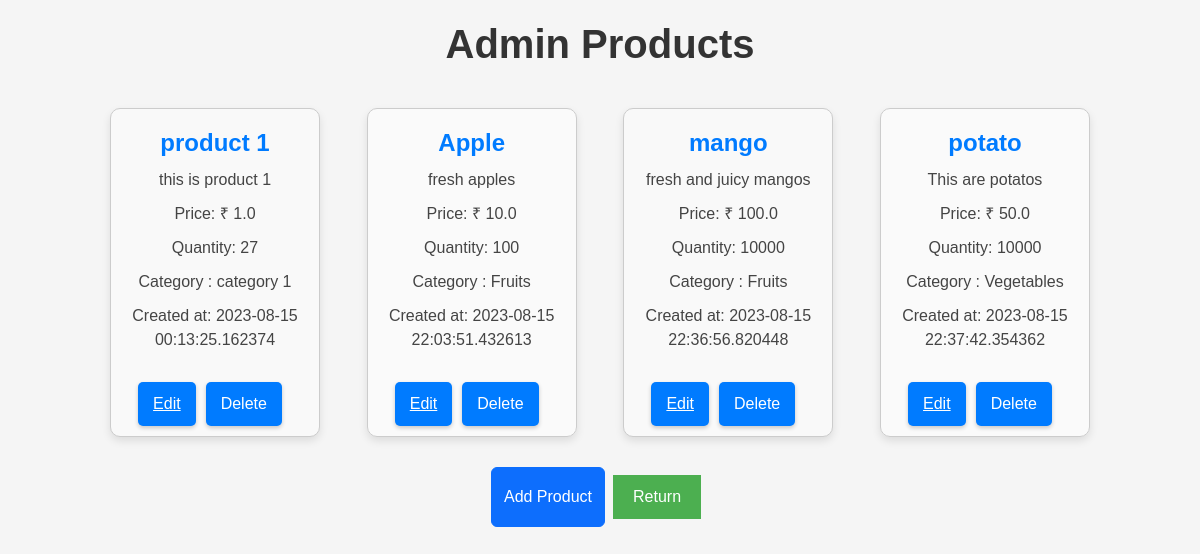
Page /adminproducts (signed in) on the committed database.
### classes_table.py (models this page shows, shortened)
class Products(Base):
    def __repr__(self):
        return f"Products('{self.product_name}','{self.product_price}','{self.product_quantity}','{self.product_description}','{self.product_image}')"
    __tablename__ = 'Products'
    id = Column(Integer, primary_key=True, autoincrement=True)
    product_name = Column('product_name',String , unique=True, nullable=False)
    product_price = Column('product_price',Float , nullable=False)
    product_quantity = Column('product_quantity',Integer , nullable=False)
    product_description = Column('product_description',String , nullable=False)
    product_image = Column('product_image', String , nullable=False)
    best_before = Column('best_before', String, nullable=False)
    created_at = Column('created_at', DateTime, nullable=False, default=datetime.utcnow)
    category_id = Column(Integer, ForeignKey('Category.id'), nullable=False)
    category = relationship(Category, backref='products')

class Category(Base):
    __tablename__ = 'Category'
    id = Column(Integer, primary_key=True, autoincrement=True)
    category_name = Column('category_name',String , unique=True, nullable=False)
    category_description = Column('category_description',String , nullable=False)
    created_at = Column('created_at',DateTime , nullable=False)

### main.py (the view)
@app.route('/adminproducts')
def admin_products():
    if "admin" in session:
        products = classes_table.session.query(Products).all()
        categories = classes_table.session.query(Category).all()
        print(products)
        return render_template('admin_products.html', products=products , categories=categories)
    else:
        return redirect(url_for('admin_login'))

### templates/admin_products.html (shortened to what this page needs)
<!DOCTYPE html>
<html lang="en">
<head>
    <link href="https://cdn.jsdelivr.net/npm/bootstrap@5.3.0/dist/css/bootstrap.min.css" rel="stylesheet">
</head>
<body>
    <h1 class="title">Admin Products</h1>
    <div class="product-list">
        {% for product in products %}
        <div class="product-item">
            <div class="product-info">
                <h2>{{ product.product_name }}</h2>
                <p>{{ product.product_description }}</p>
                <p>Price: ₹ {{ product.product_price }}</p>
                <p>Quantity: {{ product.product_quantity }}</p>
                <p>
                    {% for Category in categories %}
                        {% if Category.id == product.category_id %}
                            Category : {{ Category.category_name }}
                        {% endif %}
                    {% endfor %}
                </p>
                <p>Created at: {{ product.created_at }}</p>
            </div>
            <div class="buttons">
                <a href="/adminproducts/edit/{{ product.id }}" class="edit-button" onclick="edit()">Edit</a>
                <form action="/adminproducts/delete/{{ product.id }}" method="post">
                    <button type="submit" class="delete-button" onclick="del()">Delete</button>
                </form>
            </div>
        </div>
        {% endfor %}
    </div>
    <div class="add-product-button">
        <button type="button" class="btn btn-primary" data-bs-toggle="modal" data-bs-target="#addProductModal">
            Add Product
        </button>
        <br>
        <div class="button-container">
            <a href="/home_admin" style="display: block;">
                <button style="background-color: #4CAF50;
                    color: white;
                    border: none;
                    padding: 10px 20px;
                    text-align: center;
                    text-decoration: none;
                    font-size: 16px;
                    margin: 8px;
                    cursor: pointer;">
                    Return
                </button>
            </a>
        </div>
</body>
</html>

### templates/admin_products.html (style rules this page uses)
body { font-family: Arial, sans-serif; background-color: #f5f5f5; margin: 0; padding: 20px; }
.product-list { max-width: 1000px; margin: 0 auto; display: flex; flex-wrap: wrap; justify-content: space-between; }
.title { text-align: center; margin-bottom: 30px; color: #333; font-weight: bold; }
.product-item:nth-child(odd) { background-color: #f9f9f9; }
.product-item:nth-child(2) { border-top: 1px solid #ccc; }
.add-product-button { display: flex; justify-content: center; margin-top: 20px; }

### rows in the picture
Products: product_name "product 1", product_description "this is product 1", product_price "1.0", product_quantity "27", created_at "2023-08-15 00:13:25.162374"
Category: category_name "category 1"
Products: product_name "Apple", product_description "fresh apples", product_price "10.0", product_quantity "100", created_at "2023-08-15 22:03:51.432613"
Category: category_name "Fruits"
Products: product_name "mango", product_description "fresh and juicy mangos", product_price "100.0", product_quantity "10000", created_at "2023-08-15 22:36:56.820448"
Products: product_name "potato", product_description "This are potatos", product_price "50.0", product_quantity "10000", created_at "2023-08-15 22:37:42.354362"
Category: category_name "Vegetables"
